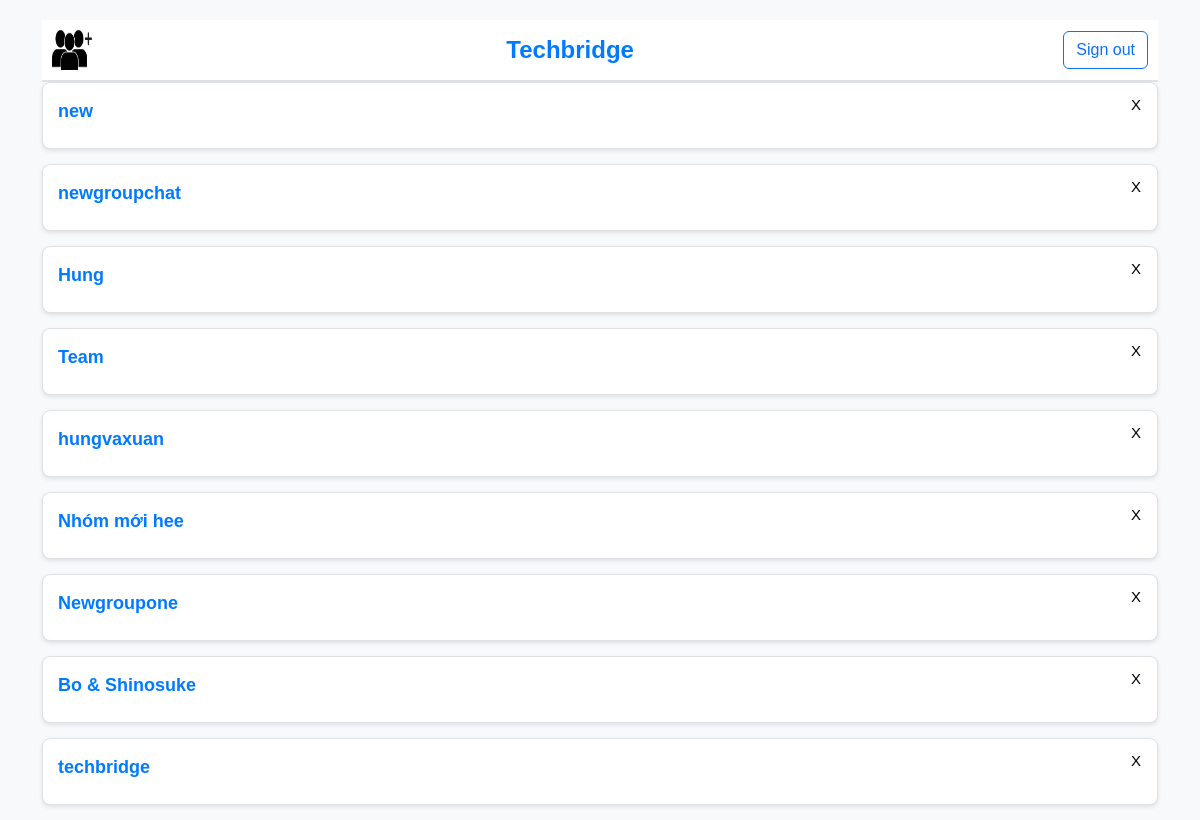
/dashboard/ (signed in), run on an earlier commit of the app's database.
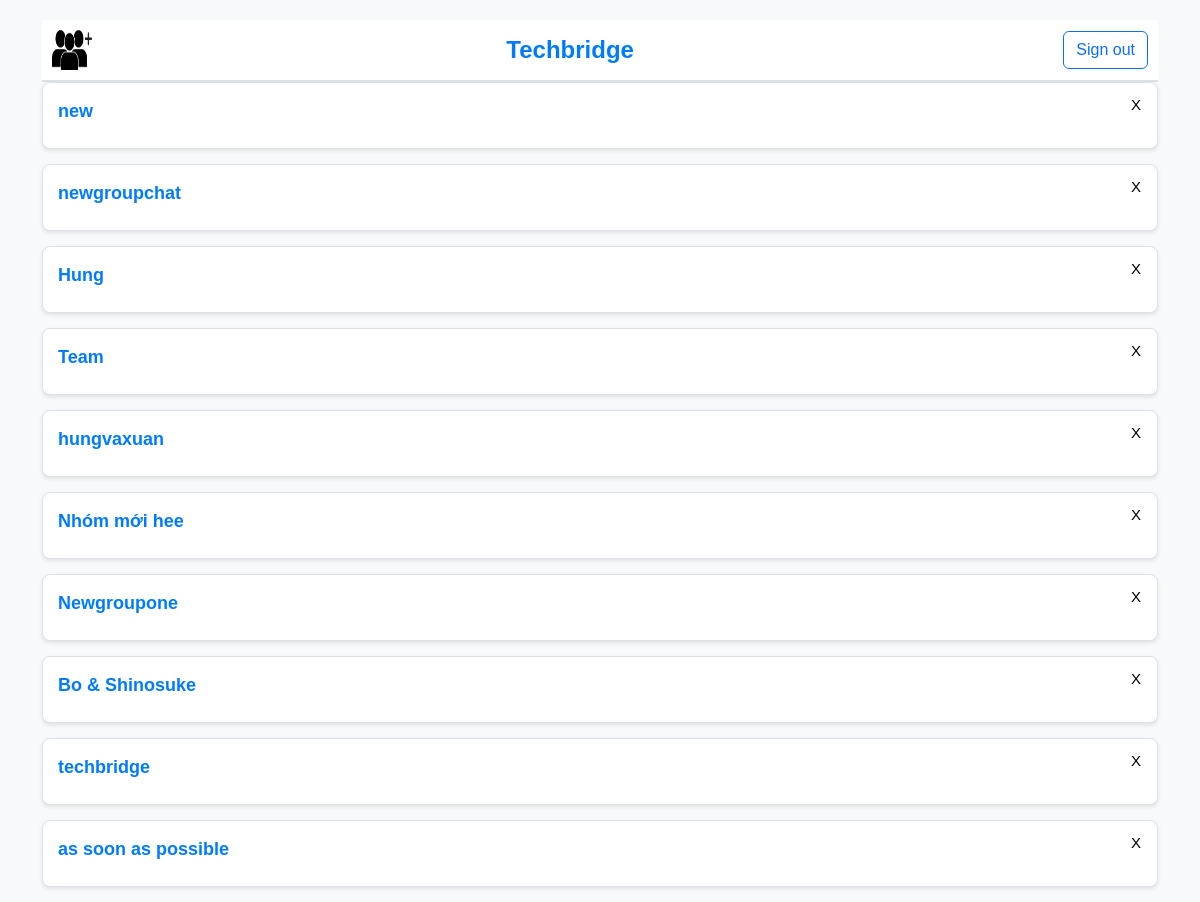
And on a later commit of the database.
### techbridge/models.py (models this page shows, shortened)
class Group(models.Model):
    group_name = models.CharField(max_length=255)
    latest_message_id = models.ForeignKey('GroupMessage', on_delete=models.SET_NULL, null=True, blank=True, related_name='latest_message_in_group')

### techbridge/views.py (the view)
# urls.py: path('dashboard/', views.dashboard, name='dashboard'),
@login_required
def dashboard(request):
    user_groups = Group.objects.filter(groupmember__user=request.user)
    return render(request, 'dashboard.html', {'groups': user_groups})

### templates/dashboard.html (shortened to what this page needs)
<!DOCTYPE html>
<html lang="en">
{% load static %}
<head>
    <link rel="stylesheet" href="https://cdn.jsdelivr.net/npm/bootstrap@5.2.3/dist/css/bootstrap.min.css">
    <link rel="stylesheet" href="https://cdnjs.cloudflare.com/ajax/libs/bootstrap-icons/1.5.0/font/bootstrap-icons.min.css">
</head>
<body>
    <div class="container">
        <div class="header">
            <div class="left">
                <a href="{% url 'create_groupchat' %}" class="btn btn-create-group">
                    <img src="{% static 'images/creategroup.png' %}" alt="Create Group">
                </a>
            </div>
            <div class="title">
                Techbridge
            </div>
            <div class="right">
                <form method="post" action="{% url 'logout' %}">
                    <button type="submit" class="btn btn-outline-primary btn-signout">Sign out</button>
                </form>
            </div>
        </div>
        {% for group in groups %}
            <a href="{% url 'chat'  group.id %}" class="group-card">
                <strong>{{ group.group_name }}</strong>
                <form action="{% url 'delete_group' group.id %}" method="post" style="display:inline;">
                    <button type="submit" class="close-button" onclick="return confirm('Are you sure you want to delete this group？');">X</button>
                </form>
            </a>
        {% endfor %}
    </div>
</body>
</html>

What changed in the data, as far as the page shows it:
added Group: group_name "as soon as possible"
